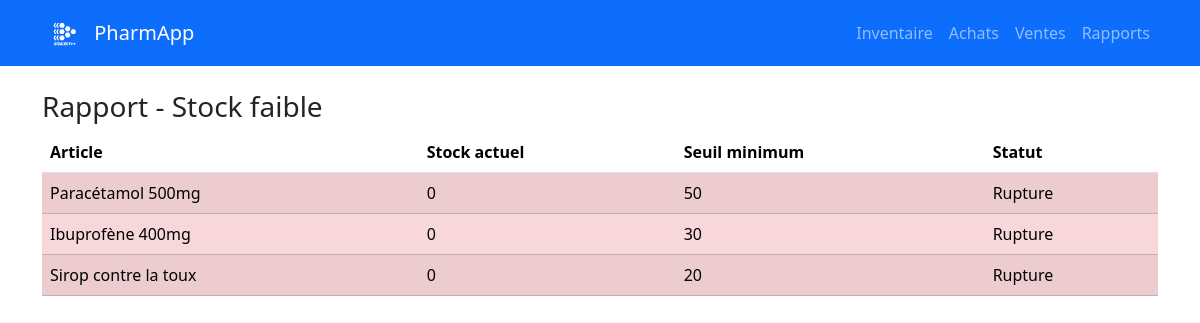
Screenshot of /reports/low-stock/ (signed in) with the database file from the repository.
### inventory/models.py (models this page shows, shortened)
class Medicine(models.Model):
    name = models.CharField(max_length=255)
    barcode = models.CharField(max_length=64, blank=True, null=True, unique=True)
    atc_code = models.CharField(max_length=32, blank=True, null=True)
    form = models.CharField(max_length=64, blank=True, null=True)   # comprimé, sirop...
    strength = models.CharField(max_length=64, blank=True, null=True) # 500mg
    manufacturer = models.CharField(max_length=255, blank=True, null=True)
    tax_rate = models.DecimalField(max_digits=5, decimal_places=2, default=0)  # %
    unit_price = models.DecimalField(max_digits=10, decimal_places=2, default=0)
    min_stock = models.PositiveIntegerField(default=0)
    is_active = models.BooleanField(default=True)

### reports/views.py (the view)
# urls.py: path("low-stock/", views.low_stock, name="low_stock"),
@login_required
def low_stock(request):
    low_stock_medicines = []
    for medicine in Medicine.objects.filter(is_active=True):
        total_stock = medicine.batches.aggregate(total=Sum('quantity_on_hand'))['total'] or 0
        if total_stock <= medicine.min_stock:
            low_stock_medicines.append({
                'medicine': medicine,
                'current_stock': total_stock,
                'min_stock': medicine.min_stock
            })
    return render(request, "reports/low_stock.html", {"low_stock_medicines": low_stock_medicines})

### templates/reports/low_stock.html
{% extends "base.html" %}
{% block content %}
<h3>Rapport - Stock faible</h3>
<table class="table table-striped">
  <thead><tr><th>Article</th><th>Stock actuel</th><th>Seuil minimum</th><th>Statut</th></tr></thead>
  <tbody>
    {% for item in low_stock_medicines %}
    <tr class="{% if item.current_stock == 0 %}table-danger{% else %}table-warning{% endif %}">
      <td>{{ item.medicine.name }}</td>
      <td>{{ item.current_stock }}</td>
      <td>{{ item.min_stock }}</td>
      <td>{% if item.current_stock == 0 %}Rupture{% else %}Stock faible{% endif %}</td>
    </tr>
    {% empty %}
    <tr><td colspan="4">Aucun article en rupture ou en stock faible.</td></tr>
    {% endfor %}
  </tbody>
</table>
{% endblock %}

### rows the page displays
Medicine: medicine.name "Paracétamol 500mg", current_stock "0", min_stock "50"
Medicine: medicine.name "Ibuprofène 400mg", current_stock "0", min_stock "30"
Medicine: medicine.name "Sirop contre la toux", current_stock "0", min_stock "20"
